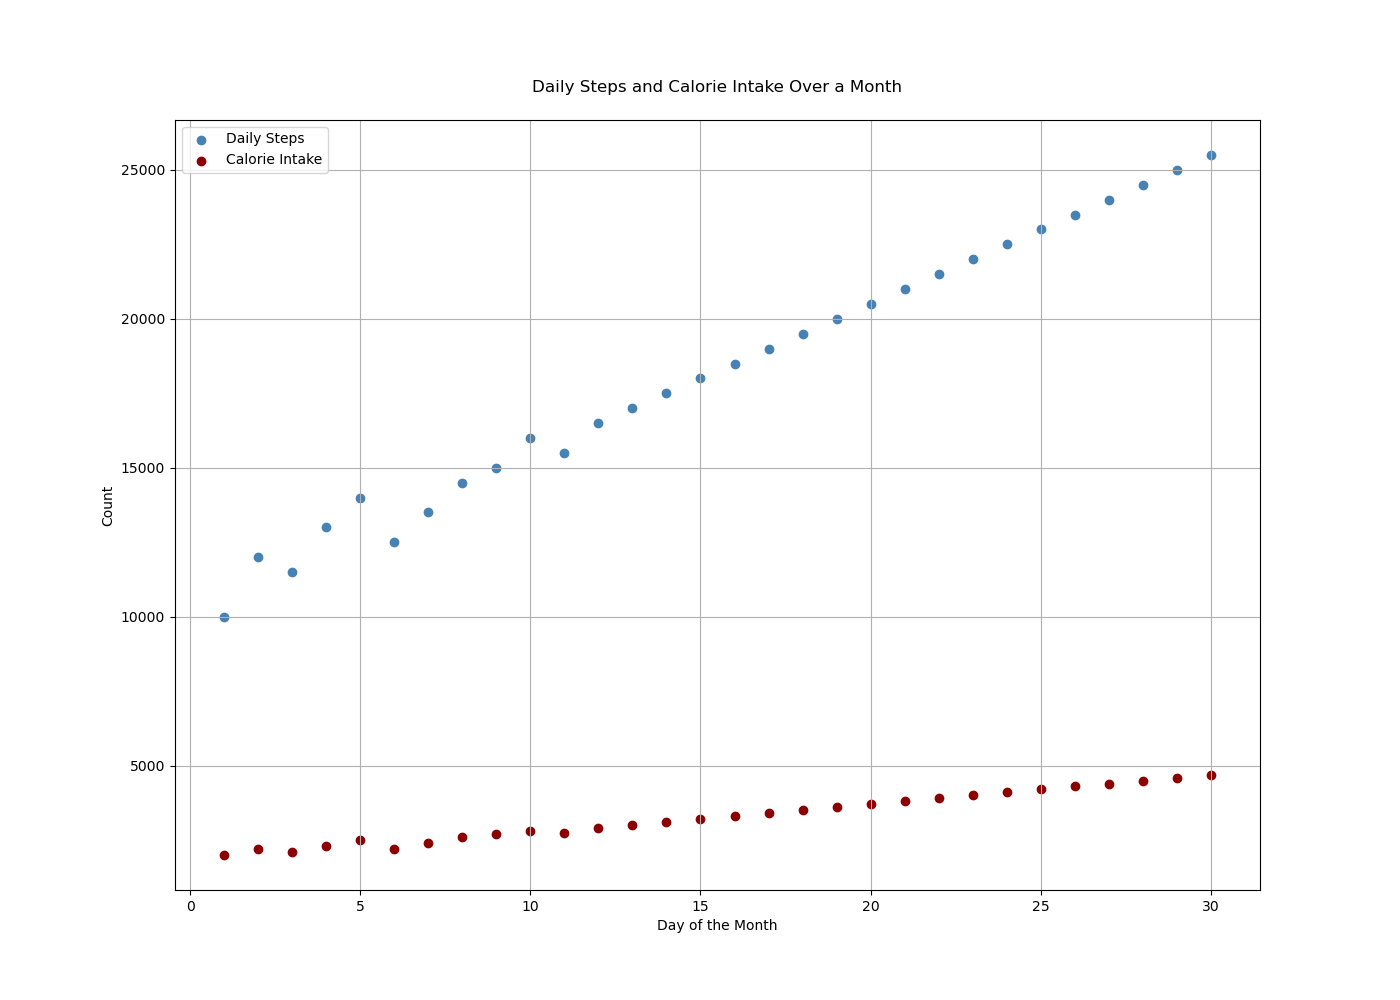

Here is the Python script that generated this plot:

import matplotlib.pyplot as plt

# Data for plotting
days = [1, 2, 3, 4, 5, 6, 7, 8, 9, 10, 11, 12, 13, 14, 15, 16, 17, 18, 19, 20, 21, 22, 23, 24, 25, 26, 27, 28, 29, 30]
daily_steps = [10000, 12000, 11500, 13000, 14000, 12500, 13500, 14500, 15000, 16000, 15500, 16500, 17000, 17500, 18000, 18500, 19000, 19500, 20000, 20500, 21000, 21500, 22000, 22500, 23000, 23500, 24000, 24500, 25000, 25500]
calorie_intake = [2000, 2200, 2100, 2300, 2500, 2200, 2400, 2600, 2700, 2800, 2750, 2900, 3000, 3100, 3200, 3300, 3400, 3500, 3600, 3700, 3800, 3900, 4000, 4100, 4200, 4300, 4400, 4500, 4600, 4700]

# Create a scatterplot
plt.figure(figsize=(14, 10))
plt.scatter(days, daily_steps, c="#4682B4", label="Daily Steps")
plt.scatter(days, calorie_intake, c="#8B0000", label="Calorie Intake")

# Customize the chart
plt.title("Daily Steps and Calorie Intake Over a Month", pad=20)
plt.xlabel("Day of the Month")
plt.ylabel("Count")
plt.legend(loc='upper left')
plt.grid(True)

# Show the scatterplot
plt.show()
